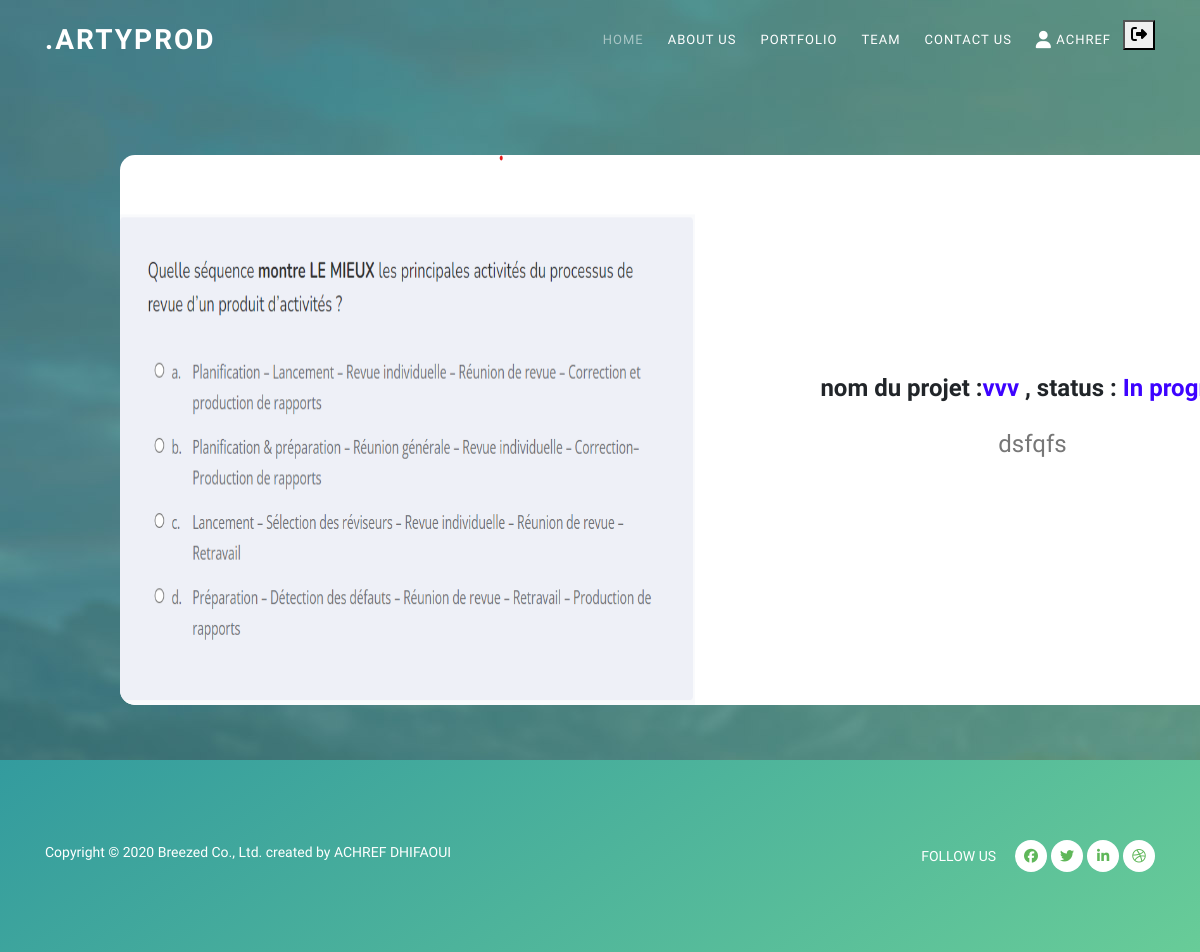
The page /project/1/ (signed in) on the database its author committed.
### yassino_dev/models.py (models this page shows, shortened)
class Project(models.Model):
    DONE = [
        ("Planning", "Planning"),
        ("In progress", "In progress"),
        ("Reviewing", "Reviewing"),
        ("Completed", "Completed"),
        ("Required", "Required"),
    ]
    libelle = models.CharField(max_length=50)
    type = models.ManyToManyField(Service, blank=True)
    description = models.TextField()
    image = models.ImageField(upload_to="photos/")
    team = models.OneToOneField(Team, on_delete=models.CASCADE, null=True)
    dateD = models.DateField(auto_now_add=True)
    dateF = models.DateField(blank=True, null=True)
    status = models.CharField(choices=DONE, max_length=50, default="Required")

### yassino_dev/views.py (the view)
# urls.py: path('project/<int:project_id>/', views.project_detail, name='project_detail'),
@login_required
def project_detail(request, project_id):
    project1 = get_object_or_404(Project, id=project_id)
    context = {'project1': project1}
    if request.user.is_authenticated:
        username = request.user.username
        context['username'] = username
    return render(request, 'project_detail.html', context)

### yassino_dev/templates/project_detail.html (shortened to what this page needs)
{% load static %}
<!DOCTYPE html>
<html lang="en">
  <head>
    <link rel="stylesheet" type="text/css" href="{% static 'css/bootstrap.min.css' %}">
    <link rel="stylesheet" type="text/css" href="{% static 'css/font-awesome.css' %}">
    <link rel="stylesheet" href="{% static 'css/templatemo-breezed.css' %}">
    <link rel="stylesheet" href="{% static 'css/owl-carousel.css' %}">
    <link rel="stylesheet" href="{% static 'css/lightbox.css' %}">
    <link rel="stylesheet" href="{% static 'css/project.css' %}">
    </head>
    <body>
    <header class="header-area header-sticky">
        <div class="container">
            <div class="row">
                <div class="col-12">
                    <nav class="main-nav">
                        <a href="index.html" class="logo">
                            .ArtyProd
                        </a>
                        <ul class="nav">
                            <li class="scroll-to-section"><a href="{% url 'index' %}#top" class="active">Home</a></li>
                            <li class="scroll-to-section"><a href="{% url 'index' %}#about">About Us</a></li>
                            <li class="scroll-to-section"><a href="{% url 'index' %}#projects">Portfolio</a></li>
                            <li>
                                <a href="#testimonials">Team</a>
                            </li>
                            <li class="scroll-to-section"><a href="{% url 'index' %}#contact-us">Contact Us</a></li>
                            {% if username %}
                              <li class="scroll-to-section"><a href=""><i class="fa-solid fa-user fa-lg"></i>     {{ username }}</a> </li>
                              <form action="{% url 'logout' %}" method="post">
                                <button type="submit"><i class="fa-solid fa-right-from-bracket"></i></button>
                            </form>
                            {% else %}
                              <li class="scroll-to-section"><a href="{% url 'login' %}">Connecter</a></li>
                            {% endif %}
                        </ul>
                    </nav>
                </div>
            </div>
        </div>
    </header>
    <div class="main-banner header-text" id="top">
        <div class="Modern-Slider">
          <div class="item">
            <div class="img-fill">
                <div class="text-content">
                        <div class="projectDetail">
                                <img src="{{project1.image.url}}" alt="">
                                <div class="description">
                                        <h2>nom du projet :<span>{{project1.libelle}}</span> , status : <span>{{project1.status}}</span> </h2>
                                        <p>{{project1.description}}</p>
                                </div>
                        </div>
                </div>
            </div>
          </div>
        </div>
    </div>
    <footer>
        <div class="container">
            <div class="row">
                <div class="col-lg-6 col-xs-12">
                    <div class="left-text-content">
                        <p>Copyright &copy; 2020 Breezed Co., Ltd.
                       created by ACHREF DHIFAOUI</p>
                    </div>
                </div>
                <div class="col-lg-6 col-xs-12">
                    <div class="right-text-content">
                            <ul class="social-icons">
                                <li><p>Follow Us</p></li>
                                <li><a rel="nofollow" href="https://fb.com/templatemo"><i class="fa fa-facebook"></i></a></li>
                                <li><a rel="nofollow" href="https://fb.com/templatemo"><i class="fa fa-twitter"></i></a></li>
                                <li><a rel="nofollow" href="https://fb.com/templatemo"><i class="fa fa-linkedin"></i></a></li>
                                <li><a rel="nofollow" href="https://fb.com/templatemo"><i class="fa fa-dribbble"></i></a></li>
                            </ul>
                    </div>
                </div>
            </div>
        </div>
    </footer>
  </body>
</html>

### static/css/project.css (style rules this page uses)
.projectDetail { display: grid; grid-template-columns: 1fr 1fr; grid-gap: 50px; width: 1200px; height: 550px; background-color: #ffff; margin-top: 100px; border-radius: 15px; box-shadow: 30ch; }
.projectDetail img { width: 100%; height: 100%; border-radius: 15px 0 0 15px; }
.projectDetail .description { display: flex; flex-direction: column; justify-content: center; align-items: center; padding: 10px; overflow-y: auto; }
.projectDetail h2 { font-size: 1.5rem; font-weight: bold; margin-bottom: 20px; }
.projectDetail p { font-size: 1.5rem; line-height: 1.8; margin-bottom: 20px; max-height: 450px; overflow-y: auto; }
span { color: rgb(61, 3, 255); }

### rows shown on the page
Project: image (picture), libelle "vvv", status "In…", description "dsfqfs"

### other values the page prints
{{ username }} "ACHREF"
